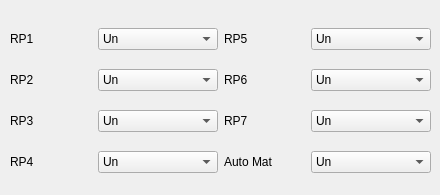
     <widget class="QWidget" name="reserve">
      <attribute name="title">
       <string>Reserve Prog</string>
      </attribute>
      <widget class="QWidget" name="layoutWidget1">
       <property name="geometry">
        <rect>
         <x>10</x>
         <y>15</y>
         <width>421</width>
         <height>171</height>
        </rect>
       </property>
       <layout class="QGridLayout" name="gridLayout_2">
        <item row="2" column="2">
         <widget class="QLabel" name="label_17">
          <property name="text">
           <string>RP7</string>
          </property>
         </widget>
        </item>
        <item row="3" column="1">
         <widget class="ICComboBox" name="rP4">
          <property name="minimumSize">
           <size>
            <width>120</width>
            <height>0</height>
           </size>
          </property>
          <item>
           <property name="text">
            <string>Un</string>
           </property>
          </item>
          <item>
           <property name="text">
            <string>En</string>
           </property>
          </item>
         </widget>
        </item>
        <item row="1" column="3">
         <widget class="ICComboBox" name="rP6">
          <property name="minimumSize">
           <size>
            <width>120</width>
            <height>0</height>
           </size>
          </property>
          <item>
           <property name="text">
            <string>Un</string>
           </property>
          </item>
          <item>
           <property name="text">
            <string>En</string>
           </property>
          </item>
         </widget>
        </item>
        <item row="2" column="0">
         <widget class="QLabel" name="label_8">
          <property name="text">
           <string>RP3</string>
          </property>
         </widget>
        </item>
        <item row="0" column="2">
         <widget class="QLabel" name="label_18">
          <property name="text">
           <string>RP5</string>
          </property>
         </widget>
        </item>
        <item row="1" column="2">
         <widget class="QLabel" name="label_11">
          <property name="text">
           <string>RP6</string>
          </property>
         </widget>
        </item>
        <item row="2" column="3">
         <widget class="ICComboBox" name="rP7">
          <property name="minimumSize">
           <size>
            <width>120</width>
            <height>0</height>
           </size>
          </property>
          <item>
           <property name="text">
            <string>Un</string>
           </property>
          </item>
          <item>
           <property name="text">
            <string>En</string>
           </property>
          </item>
         </widget>
        </item>
        <item row="0" column="0">
         <widget class="QLabel" name="label_3">
          <property name="text">
           <string>RP1</string>
          </property>
         </widget>
        </item>
        <item row="1" column="0">
         <widget class="QLabel" name="label_4">
          <property name="text">
           <string>RP2</string>
          </property>
         </widget>
        </item>
        <item row="0" column="1">
         <widget class="ICComboBox" name="rP1">
          <property name="minimumSize">
           <size>
            <width>120</width>
            <height>0</height>
           </size>
          </property>
          <item>
           <property name="text">
            <string>Un</string>
           </property>
          </item>
          <item>
           <property name="text">
            <string>En</string>
           </property>
          </item>
         </widget>
        </item>
        <item row="1" column="1">
         <widget class="ICComboBox" name="rP2">
          <property name="minimumSize">
           <size>
            <width>120</width>
            <height>0</height>
           </size>
          </property>
          <item>
           <property name="text">
            <string>Un</string>
           </property>
          </item>
          <item>
           <property name="text">
            <string>En</string>
           </property>
          </item>
         </widget>
        </item>
        <item row="2" column="1">
         <widget class="ICComboBox" name="rP3">
          <property name="minimumSize">
           <size>
            <width>120</width>
            <height>0</height>
           </size>
          </property>
          <item>
           <property name="text">
            <string>Un</string>
           </property>
          </item>
          <item>
           <property name="text">
            <string>En</string>
           </property>
          </item>
         </widget>
        </item>
        <item row="0" column="3">
         <widget class="ICComboBox" name="rP5">
          <property name="minimumSize">
           <size>
            <width>120</width>
            <height>0</height>
           </size>
          </property>
          <item>
           <property name="text">
            <string>Un</string>
           </property>
          </item>
          <item>
           <property name="text">
            <string>En</string>
           </property>
          </item>
         </widget>
        </item>
        <item row="3" column="0">
         <widget class="QLabel" name="label_9">
          <property name="text">
           <string>RP4</string>
          </property>
         </widget>
        </item>
        <item row="3" column="2">
         <widget class="QLabel" name="label_19">
          <property name="text">
           <string>Auto Mat</string>
          </property>
         </widget>
        </item>
        <item row="3" column="3">
         <widget class="QComboBox" name="rP8">
          <property name="minimumSize">
           <size>
            <width>120</width>
            <height>0</height>
           </size>
          </property>
          <item>
           <property name="text">
            <string>Un</string>
           </property>
          </item>
          <item>
           <property name="text">
            <string>En</string>
           </property>
          </item>
         </widget>
        </item>
       </layout>
      </widget>
     </widget>
